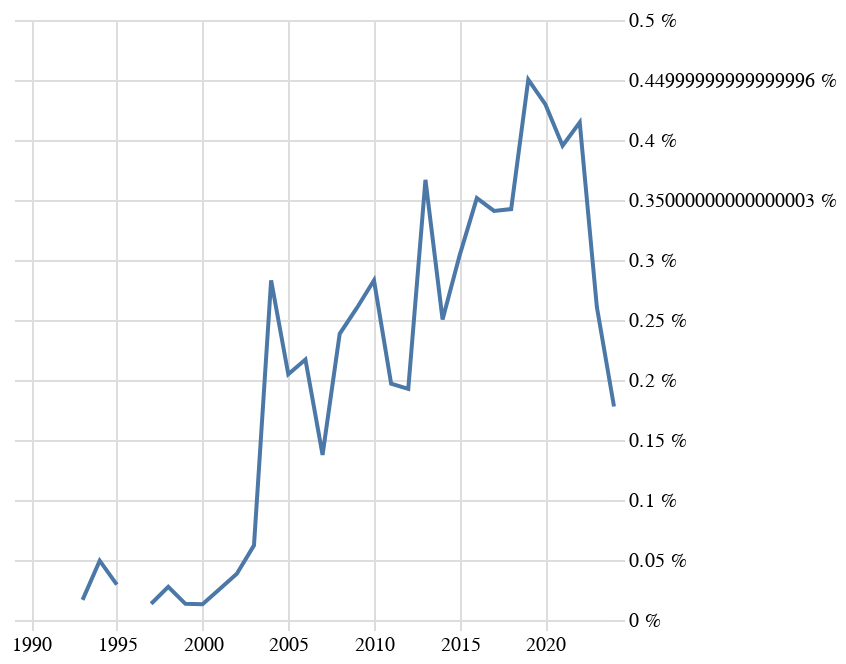

The code cell stored with this chart in its notebook:
### Code cell
grafik("dvojjazyčná vydání")

### Figure 1 — Vega-Lite specification as saved in the notebook (floating-point values rounded to 4 significant figures)
{"config": {"title": {"font": "Noticia Text", "fontSize": 14, "anchor": "start", "lineHeight": 21, "fontWeight": "bolder", "subtitleFont": "Noticia Text", "subtitleFontSize": 12, "subtitlePadding": 12, "dy": -12}, "axis": {"labelFont": "Asap", "titleFont": "Asap", "fontWeight": "lighter", "titleFontWeight": "lighter", "labelFontSize": 10, "titleFontSize": 10, "labelPadding": 2, "titlePadding": 10, "domainOpacity": 0, "tickColor": "#DCDDD6"}, "legend": {"labelFont": "Asap", "labelFontWeight": "normal", "titleFont": "Asap", "titleFontWeight": "normal", "labelFontSize": 10, "titleFontSize": 10}, "view": {"stroke": "transparent"}}, "data": {"name": "data-a5673c2d5f813026d9e7096566a029f6"}, "mark": {"type": "line"}, "encoding": {"x": {"axis": {"title": null}, "field": "rok", "type": "temporal"}, "y": {"axis": {"domainOpacity": 0, "labelExpr": "datum.label * 100 + ' %'", "orient": "right", "tickColor": "#DCDDD6", "title": null}, "field": "podil", "type": "quantitative"}}, "$schema": "https://vega.github.io/schema/vega-lite/v5.8.0.json", "datasets": {"data-a5673c2d5f813026d9e7096566a029f6": [{"pocet": null, "rok": "1989-01-01T00:00:00", "len_right": 3115, "podil": null, "zanr": "dvojjazyčná vydání"}, {"pocet": 2.0, "rok": "1990-01-01T00:00:00", "len_right": 3220, "podil": 0.0006211, "zanr": "dvojjazyčná vydání"}, {"pocet": null, "rok": "1991-01-01T00:00:00", "len_right": 3598, "podil": null, "zanr": "dvojjazyčná vydání"}, {"pocet": null, "rok": "1992-01-01T00:00:00", "len_right": 4452, "podil": null, "zanr": "dvojjazyčná vydání"}, {"pocet": 1.0, "rok": "1993-01-01T00:00:00", "len_right": 5949, "podil": 0.0001681, "zanr": "dvojjazyčná vydání"}, {"pocet": 3.0, "rok": "1994-01-01T00:00:00", "len_right": 6067, "podil": 0.0004945, "zanr": "dvojjazyčná vydání"}, {"pocet": 2.0, "rok": "1995-01-01T00:00:00", "len_right": 6784, "podil": 0.0002948, "zanr": "dvojjazyčná vydání"}, {"pocet": null, "rok": "1996-01-01T00:00:00", "len_right": 7014, "podil": null, "zanr": "dvojjazyčná vydání"}, {"pocet": 1.0, "rok": "1997-01-01T00:00:00", "len_right": 7395, "podil": 0.0001352, "zanr": "dvojjazyčná vydání"}, {"pocet": 2.0, "rok": "1998-01-01T00:00:00", "len_right": 7210, "podil": 0.0002774, "zanr": "dvojjazyčná vydání"}, {"pocet": 1.0, "rok": "1999-01-01T00:00:00", "len_right": 7427, "podil": 0.0001346, "zanr": "dvojjazyčná vydání"}, {"pocet": 1.0, "rok": "2000-01-01T00:00:00", "len_right": 7629, "podil": 0.0001311, "zanr": "dvojjazyčná vydání"}, {"pocet": 2.0, "rok": "2001-01-01T00:00:00", "len_right": 7757, "podil": 0.0002578, "zanr": "dvojjazyčná vydání"}, {"pocet": 3.0, "rok": "2002-01-01T00:00:00", "len_right": 7776, "podil": 0.0003858, "zanr": "dvojjazyčná vydání"}, {"pocet": 5.0, "rok": "2003-01-01T00:00:00", "len_right": 8038, "podil": 0.000622, "zanr": "dvojjazyčná vydání"}, {"pocet": 24.0, "rok": "2004-01-01T00:00:00", "len_right": 8477, "podil": 0.002831, "zanr": "dvojjazyčná vydání"}, {"pocet": 18.0, "rok": "2005-01-01T00:00:00", "len_right": 8791, "podil": 0.002048, "zanr": "dvojjazyčná vydání"}, {"pocet": 20.0, "rok": "2006-01-01T00:00:00", "len_right": 9212, "podil": 0.002171, "zanr": "dvojjazyčná vydání"}, {"pocet": 13.0, "rok": "2007-01-01T00:00:00", "len_right": 9446, "podil": 0.001376, "zanr": "dvojjazyčná vydání"}, {"pocet": 23.0, "rok": "2008-01-01T00:00:00", "len_right": 9643, "podil": 0.002385, "zanr": "dvojjazyčná vydání"}, {"pocet": 24.0, "rok": "2009-01-01T00:00:00", "len_right": 9230, "podil": 0.0026, "zanr": "dvojjazyčná vydání"}, {"pocet": 27.0, "rok": "2010-01-01T00:00:00", "len_right": 9538, "podil": 0.002831, "zanr": "dvojjazyčná vydání"}, {"pocet": 19.0, "rok": "2011-01-01T00:00:00", "len_right": 9652, "podil": 0.001969, "zanr": "dvojjazyčná vydání"}, {"pocet": 18.0, "rok": "2012-01-01T00:00:00", "len_right": 9345, "podil": 0.001926, "zanr": "dvojjazyčná vydání"}, {"pocet": 35.0, "rok": "2013-01-01T00:00:00", "len_right": 9541, "podil": 0.003668, "zanr": "dvojjazyčná vydání"}, {"pocet": 24.0, "rok": "2014-01-01T00:00:00", "len_right": 9587, "podil": 0.002503, "zanr": "dvojjazyčná vydání"}, {"pocet": 30.0, "rok": "2015-01-01T00:00:00", "len_right": 9866, "podil": 0.003041, "zanr": "dvojjazyčná vydání"}, {"pocet": 33.0, "rok": "2016-01-01T00:00:00", "len_right": 9386, "podil": 0.003516, "zanr": "dvojjazyčná vydání"}, {"pocet": 32.0, "rok": "2017-01-01T00:00:00", "len_right": 9388, "podil": 0.003409, "zanr": "dvojjazyčná vydání"}, {"pocet": 33.0, "rok": "2018-01-01T00:00:00", "len_right": 9637, "podil": 0.003424, "zanr": "dvojjazyčná vydání"}, {"pocet": 42.0, "rok": "2019-01-01T00:00:00", "len_right": 9326, "podil": 0.004504, "zanr": "dvojjazyčná vydání"}, {"pocet": 38.0, "rok": "2020-01-01T00:00:00", "len_right": 8845, "podil": 0.004296, "zanr": "dvojjazyčná vydání"}, {"pocet": 35.0, "rok": "2021-01-01T00:00:00", "len_right": 8856, "podil": 0.003952, "zanr": "dvojjazyčná vydání"}, {"pocet": 36.0, "rok": "2022-01-01T00:00:00", "len_right": 8682, "podil": 0.004147, "zanr": "dvojjazyčná vydání"}, {"pocet": 21.0, "rok": "2023-01-01T00:00:00", "len_right": 8054, "podil": 0.002607, "zanr": "dvojjazyčná vydání"}, {"pocet": 13.0, "rok": "2024-01-01T00:00:00", "len_right": 7306, "podil": 0.001779, "zanr": "dvojjazyčná vydání"}]}}
